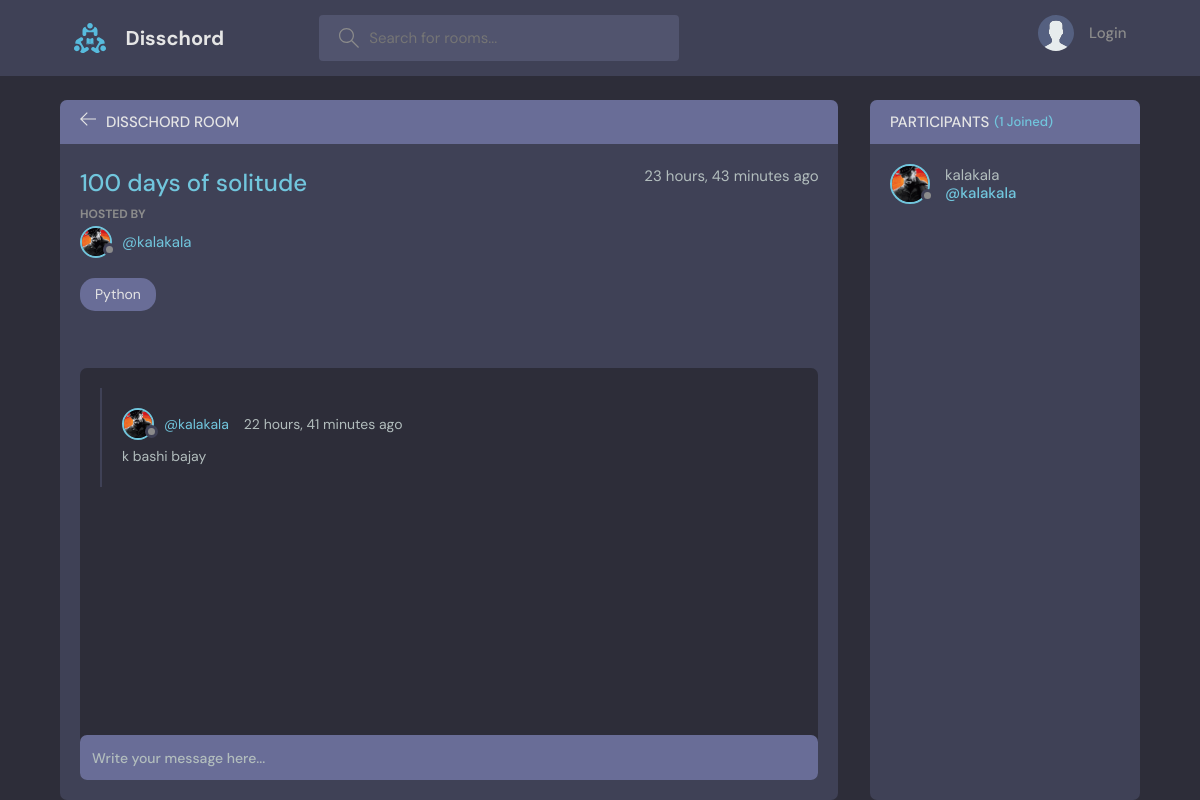
/room/1, run on the app's committed database.
### base/models.py (models this page shows, shortened)
class Room(models.Model):
    host = models.ForeignKey(User, on_delete=models.SET_NULL, null=True)
    topic = models.ForeignKey(Topic, on_delete=models.SET_NULL, null=True)
    name = models.CharField(max_length=200)
    description = models.TextField(null=True, blank=True)
    participants = models.ManyToManyField(User, related_name='participants', blank=True)
    updated = models.DateTimeField(auto_now=True)
    created = models.DateTimeField(auto_now_add=True)
    class Meta:
        ordering = ['-updated', '-created']

class User(AbstractUser):
    name = models.CharField(max_length=200, null=True)
    email = models.EmailField(unique=True, null=True)
    bio = models.TextField(null=True)
    avatar = models.ImageField(null=True, default="avatar.svg")
    USERNAME_FIELD = 'email'
    REQUIRED_FIELDS = []

class Topic(models.Model):
    name = models.CharField(max_length=200)
    def __str__(self):
        return self.name

class Message(models.Model):
    user = models.ForeignKey(User, on_delete=models.CASCADE)
    room = models.ForeignKey(Room, on_delete=models.CASCADE)
    body = models.TextField()
    updated = models.DateTimeField(auto_now=True)
    created = models.DateTimeField(auto_now_add=True)
    class Meta:
        ordering = ['-updated', '-created']

### base/views.py (the view, shortened to what this page needs)
# urls.py: path('room/<int:id>', views.room, name='room'),
def room(request, id):
    room = Room.objects.get(id=id)
    roomMessages = room.message_set.all()
    participants = room.participants.all()
    context = {
        'room' : room,
        'roomMessages' : roomMessages,
        'participants' : participants
    }
    return render(request, 'base/room.html',context)

### base/templates/base/room.html (shortened to what this page needs)
{% extends 'main.html' %}
{% load static %}
{% block content %}
<main class="profile-page layout layout--2">
  <div class="container">
    <div class="room">
      <div class="room__top">
        <div class="room__topLeft">
          <a href="{% url 'home' %}">
            <svg version="1.1" xmlns="http://www.w3.org/2000/svg" width="32" height="32" viewBox="0 0 32 32">
              <title>arrow-left</title>
              <path
                d="M13.723 2.286l-13.723 13.714 13.719 13.714 1.616-1.611-10.96-10.96h27.625v-2.286h-27.625l10.965-10.965-1.616-1.607z"
              ></path>
            </svg>
          </a>
          <h3>Disschord Room</h3>
        </div>
      </div>
      <div class="room__box scroll">
        <div class="room__header scroll">
          <div class="room__info">
            <h3>{{room.name}}</h3>
            <span>{{room.created | timesince}} ago</span>
          </div>
          <div class="room__hosted">
            <p>Hosted By</p>
            <a href="#" class="room__author">
              <div class="avatar avatar--small">
                <img src="{{room.host.avatar.url}}" />
              </div>
              <span>@{{room.host.username}}</span>
            </a>
          </div>
          <span class="room__topics">{{room.topic}}</span>
        </div>
        <div class="room__conversation">
          <div class="threads scroll">
            {% for message in roomMessages %}
            <div class="thread">
              <div class="thread__top">
                <div class="thread__author">
                  <a href="{% url 'user-profile' message.user.id %}" class="thread__authorInfo">
                    <div class="avatar avatar--small">
                      <img src="{{message.user.avatar.url}}" />
                    </div>
                    <span>@{{message.user.username}}</span>
                  </a>
                  <span class="thread__date">{{message.created | timesince }} ago</span>
                </div>
              </div>
              <div class="thread__details">
                {{message.body}}
              </div>
            </div>
            {% endfor %}
          </div>
        </div>
      </div>
      <div class="room__message">
        <form action="" method="POST">
          <input type="text" name="body" placeholder="Write your message here..." />
        </form>
      </div>
    </div>
    <div class="participants">
      <h3 class="participants__top">Participants <span>({{participants.count}} Joined)</span></h3>
      <div class="participants__list scroll">
        {% for user in participants %}
        <a href="{% url 'user-profile' user.id %}" class="participant">
          <div class="avatar avatar--medium">
            <img src="{{user.avatar.url}}" />
          </div>
          <p>
            {{user.username}}
            <span>@{{user.username}}</span>
          </p>
        </a>
        {% endfor %}
      </div>
    </div>
  </div>
</main>
{% endblock content %}

### data on the page
Room: name "100 days of solitude", created "23 hours, 43 minutes", host.avatar (picture), host.username "kalakala", topic "Python"
Message: user.avatar (picture), user.username "kalakala", created "22 hours, 41 minutes", body "k bashi bajay"
User: avatar (picture), username "kalakala"

### other printed values
{{ participants.count }} "1"
